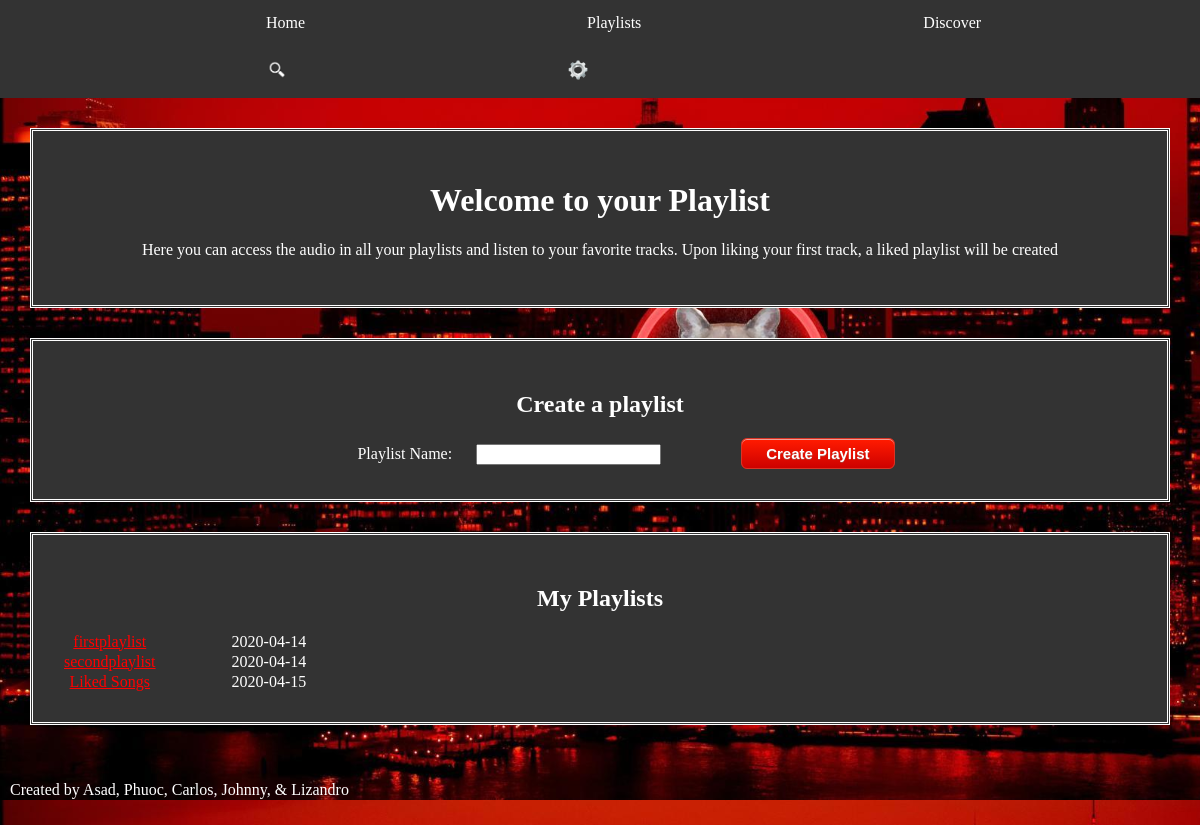
Page /playlists.php (signed in) on the committed database.
### tables this page shows
CREATE TABLE `playlist` (
  `PlayListID` varchar(100) NOT NULL,
  `PlayListName` varchar(45) DEFAULT NULL,
  `UH_ID` int(11) NOT NULL,
  `DateCreate` date DEFAULT NULL,
  `numtracks` int(11) NOT NULL
);

### playlists.php (the view, shortened to what this page needs)
<!DOCTYPE html>
<html>
<head>
	<link rel="stylesheet" href="homepage.css">
</head>
<body>
        <?php
            include 'MySQLConnect.php';
            if($_SESSION['ARTIST']==true)
            {
                include 'artist-nav.php';
            }
            else
            {
                include 'home-nav.php';
            }
        ?>
        <div class="uploads">
				<h1>Welcome to your Playlist</h1>
				<p>Here you can access the audio in all your playlists and listen to your favorite tracks. Upon liking your first track, a liked playlist will be created </p>
		</div>
        <div class="uploads">
                <form style="text-align: center" action="create_playlist.php" method="POST" enctype="multipart/form-data">
                    <h2>Create a playlist</h2>
                    <span>Playlist Name: </span>
                    <input type="text" name="submit-playlist">
                    <span></span>
                    <button class="myButton" type="submit" name="submit">Create Playlist</button>
                </form>
        </div>
		<div class="uploads">
			<h2>My Playlists</h2>
			<table style="text-align: center">
				<?php
                    $UHID=$_SESSION['UHID'];
                    $sql="SELECT * FROM playlist WHERE UH_ID = '".$UHID."';";
                    $results= $conn -> query($sql);
                    if($results->num_rows > 0)
                    {
                        while($row = $results->fetch_assoc()) {
                            echo "<tr><td><a style='color: red;' href='playlist.php?id=".$row["PlayListID"]."&name=".$row["PlayListName"]."'>".$row["PlayListName"]."</a></td><td><span></span></td><td>".$row["DateCreate"]."</td></tr>";
                        }
                    }
                    else {
                        echo "<tr><td>No Playlists</td></tr>";
                    }
                ?>
			</table>
		</div>
</body>
<footer>
	<p>
		Created by Asad, Phuoc, Carlos, Johnny, & Lizandro
	</p>
</footer>
</html>

### homepage.css (style rules this page uses)
body { background-image: url("images/wallpaper.jpeg"); background-size: cover; background-color: #cccccc; height: 100vh; padding:0; margin:0; font-family: Times; }
h2 { text-align: center; font-family: Impact, fantasy; }
.uploads { background-color: #333; text-align: center; color: white; margin: 30px; padding: 30px; border: double; border-color: white; }
span:before { content:" "; display:inline-block; width:32px; }
h1 { text-align: center; font-family: Impact, fantasy; }
form { text-align: center; }
.myButton { box-shadow:inset 0px 1px 0px 0px #f29c93; background:linear-gradient(to bottom, #fe1a00 5%, #ce0100 100%); background-color:#fe1a00; border-radius:6px; border:1px solid #d83526; display:inline-block; cursor:pointer; color:#ffffff; font-family:Arial; font-size:15px; font-weight:bold; padding:6px 24px; text-decoration:none; text-shadow:0px 1px 0px #b23e35; }
table { text-align: center; border-collapse: collapse; }
span { margin: 20px }
footer { background-color: linear-gradient(to bottom, white 20%, black 100%);; color: white; padding: 10px 10px ; bottom: 0; }

### rows in the picture
playlist: PlayListName "firstplaylist", DateCreate "2020-04-14"
playlist: PlayListName "secondplaylist", DateCreate "2020-04-14"
playlist: PlayListName "Liked Songs", DateCreate "2020-04-15"
